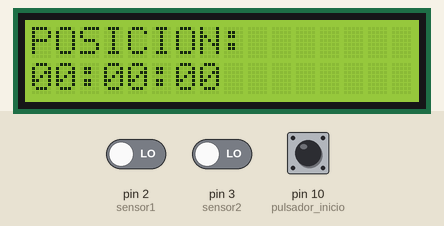
A sketch run on a simulated Arduino Uno, built with avr-gcc and run on an emulated ATmega328P. On the bench: 16×2 character LCD. The inputs (shaded band) are chosen by the test bench; at power-on: pin 10 (pulsador_inicio) HIGH, pin 2 (sensor1) LOW, pin 3 (sensor2) LOW.

Above: at 1.2 s.
1.3 s: pin 10 (pulsador_inicio) pulled LOW for 0.15 s
At 2.8 s:
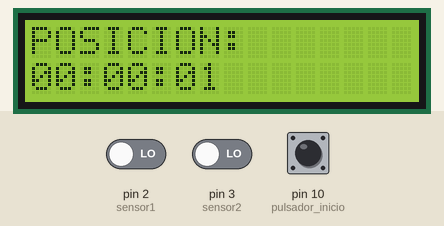
4.4 s: pin 2 (sensor1) driven HIGH
At 5.3 s:
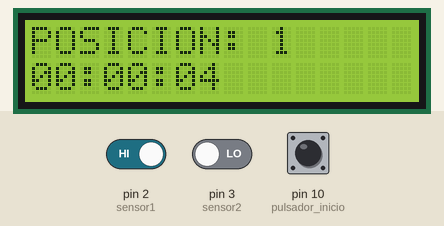
Timing chart, 0 to 7.4 s (numbered marks = the images above; inputs shaded):
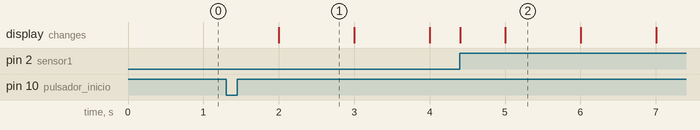

The sketch:

medida_posicion_tiempo_Interrupt.ino
```cpp
#include <TimerOne.h>

#include <LiquidCrystal.h>
LiquidCrystal lcd(9, 8, 7, 6, 5, 4);

// VARIABLES MEDIDA POSICION

int sensor1 = 2;
int sensor2 = 3;

int valor_sensor1;
int valor_sensor2;
int valor_sensor1_anterior = LOW;

volatile int posicion = 0;
int posicion_anterior = 0;

// VARIABLES MEDIDA TIEMPO

int pulsador_inicio = 10;

int horas = 0;
int minutos = 0;
volatile int segundos = 0;

int inicio = 0;

void setup() {
  pinMode(pulsador_inicio, INPUT_PULLUP);
  Timer1.initialize(1000000);
  Timer1.attachInterrupt(Temporizador);

  pinMode (sensor1, INPUT);
  pinMode (sensor2, INPUT);

  attachInterrupt(digitalPinToInterrupt(sensor1), encoder, RISING);

  lcd.begin(16, 2);
}

void loop() {

// POSICION

  lcd.setCursor(0, 0);
  lcd.print("POSICION: ");

  if (posicion_anterior != posicion) {
  lcd.setCursor(10, 0);
  lcd.print(posicion);

  if (posicion <10 && posicion >=0){
  lcd.setCursor(11, 0);
  lcd.print(" ");
  }
  if (posicion <100 && posicion >=0){
  lcd.setCursor(12, 0);
  lcd.print(" ");
  }

  }

// TIEMPO

  if (digitalRead(pulsador_inicio) == false )
  {
    inicio = 1;
    }

  if (inicio == 0){
    lcd. setCursor(0, 1);
    lcd.print("00:00:00");
    }
  else{
      if (segundos == 60)    {
      segundos = 0;
      minutos++;           }
      if (minutos == 60)     {
      minutos = 0;
      horas++;             }
      lcd.setCursor(0, 1);
      if (horas < 10)        {
      lcd.print("0");      }
      lcd.print(horas);
      lcd.print(":");
      lcd.setCursor(3, 1);
      if (minutos < 10)      {
      lcd.print("0");      }
      lcd.print(minutos);
      lcd.print(":");
      lcd.setCursor(6, 1);
      if (segundos < 10)     {
      lcd.print("0");        }
      lcd.print(segundos);
    }

}

void Temporizador() {
  if (inicio == 1) {
    segundos++;
  }
}

void encoder() {

  valor_sensor2 = digitalRead (sensor2);
  if(valor_sensor2 == LOW){
    posicion++;
  }
  else{
    posicion--;
  }
}
```

Measured:
- after the input at 1.3 s, the display: changes after 0.70 s (image 1)
- what the display in image 1 shows lasts 1.0 s, from 2.0 s to 3.0 s
